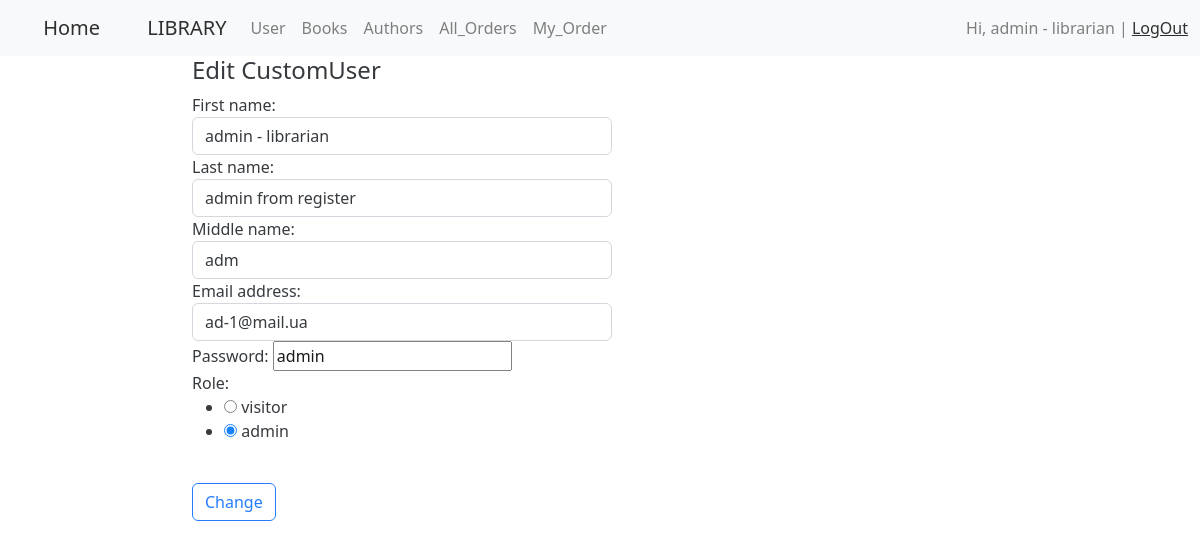
/user/edit/3/ (signed in), run on the app's committed database.
### authentication/models.py (models this page shows, shortened)
class CustomUser(AbstractBaseUser):
    email = models.EmailField(
        verbose_name='email address',
        max_length=255,
        unique=True,
    )
    first_name = models.CharField(max_length=20, default=None, blank=True)
    last_name = models.CharField(max_length=20, blank=True)
    middle_name = models.CharField(max_length=20, blank=True)
    created_at = models.DateTimeField(editable=False, auto_now=datetime.datetime.now())
    updated_at = models.DateTimeField(auto_now=datetime.datetime.now())
    role = models.IntegerField(choices=ROLE_CHOICES, default=0)
    is_active = models.BooleanField(default=True)
    is_admin = models.BooleanField(default=False)  # STAFF, superuser
    objects = MyUserManager()
    USERNAME_FIELD = 'email'
    REQUIRED_FIELDS = ['first_name']
    class Meta:         # for admin.menu
        verbose_name= 'Користувач'
        verbose_name_plural = 'Користувачі'
    @staticmethod
    def get_by_id(user_id):
        custom_user = CustomUser.objects.filter(id=user_id).first()
        return custom_user if custom_user else None

### authentication/views.py (the view)
# urls.py: path('edit/<int:user_id>/', edit_user, name='user_edit_url'),
@login_required(login_url='login_url')
def edit_user(request, user_id):
    if user_id:
        user_to_edit = CustomUser.get_by_id(user_id)
    form = AuthenticateUserForm(request.POST or None, instance=user_to_edit)
    if request.POST and form.is_valid():
        print('valid')
        form.save()
        messages.success(request, f'Changes to user: {user_to_edit.last_name} success !')
        return redirect('list_users')
    context = {'form': form, 'user': user_to_edit}
    return render(request, 'authentication/edit_user.html', context=context)

### authentication/forms.py
class AuthenticateUserForm(forms.ModelForm):
    role = forms.ChoiceField(widget=forms.RadioSelect(), choices=ROLE_CHOICES)
    class Meta:
        model = CustomUser
        fields = ('first_name', 'last_name', 'middle_name','email', 'password', 'role')
        widgets = {
            'first_name' : forms.TextInput(attrs={'class': 'form-control'}),
            'last_name' : forms.TextInput(attrs={'class': 'form-control'}),
            'middle_name' : forms.TextInput(attrs={'class': 'form-control'}),
            'email': forms.EmailInput(attrs={'class': 'form-control'}),
            'role' : forms.RadioSelect(),
        }

### authentication/templates/authentication/edit_user.html (shortened to what this page needs)
{% extends 'base.html' %}
{% load crispy_forms_tags %}
{% block content %}
<div class="list-group col-md-5">
    <h4> Edit CustomUser </h4>
    <form method="post" enctype="multipart/form-data">
        {% for item in form %}
        <div class="form-group">
            {{ item.label_tag }}
            {{ item }}
        </div>
        {% endfor %}
        <br/>
        <button type='submit' class="btn btn-outline-primary"> Change</button>
    </form>
</div>
{% endblock %}

### library/base.html (shortened to what this page needs)
<!DOCTYPE html>
<html lang="en">
<head>
    <link href="https://cdn.jsdelivr.net/npm/bootstrap@5.2.0/dist/css/bootstrap.min.css" rel="stylesheet"
>
</head>
<body>
<nav class="navbar navbar-expand-lg bg-light">
    <div class="container-fluid">
        <a class="navbar-brand" href="{% url 'home' %}">&#160;&nbsp;&nbsp; &#160; Home</a>
        <a class="navbar-brand" href="{% url 'list_books_main' %}">&#160;&nbsp;&nbsp; &#160; LIBRARY</a>
        <div class="collapse navbar-collapse" id="navbarNavAltMarkup">
            <div class="navbar-nav">
                <a class="nav-link" href="{% url 'list_users' %}">User</a>
                <a class="nav-link" href="{% url 'list_books' %}">Books</a>
                {% if request.user.is_authenticated %}
                <a class="nav-link" href="{% url 'list_author' %}">Authors</a>
                {% else %}
                <a class="nav-link disabled" href="#">Authors</a>
                {% endif %}
                <a class="nav-link" href="{% url 'list_orders' %}">All_Orders</a>
                <a class="nav-link" href="{% url 'my_orders' %}">My_Order</a>
            </div>
        </div>
        <span class="navbar-text" align="right">
            {% if request.user.is_authenticated %}
                Hi, {{ user.username }}  {{ user.first_name }} | <a href="{% url 'logout_url' %}">LogOut</a>
            {% else %}
                <a href="{%url 'register_url'%}">Register</a>|
                <a href="{%url 'login_url'%}">Login</a>
            {% endif %}
        </span>
    </div>
</nav>
<div class="row">
    <div class="list-group col-md-2">
    </div>
    <div class="list-group col-md-10">
        {% block content %} {% endblock %}
    </div>
</div>
</body>
</html>

### library/base.html (style rules this page uses)
span { text-align: right; }
body { background-image: url('https://thumbs.dreamstime.com/z/open-book-hardback-books-wooden-table-education-background-back-to-school-copy-space-text-75367702.jpg'); background-repeat: no-repeat; background-attachment: fixed; background-size: 100% 100%; opacity: 0.9; }

### data on the page
CustomUser: first_name "admin - librarian", form "admin - librarian" "admin from register" "adm" "ad-1@mail.ua" "admin" "☐ Role: ☑ admin"

### other printed values
{{ item.label_tag }} "First name:" "Last name:" "Middle name:" "Email address:" "Password:" "Role:"
